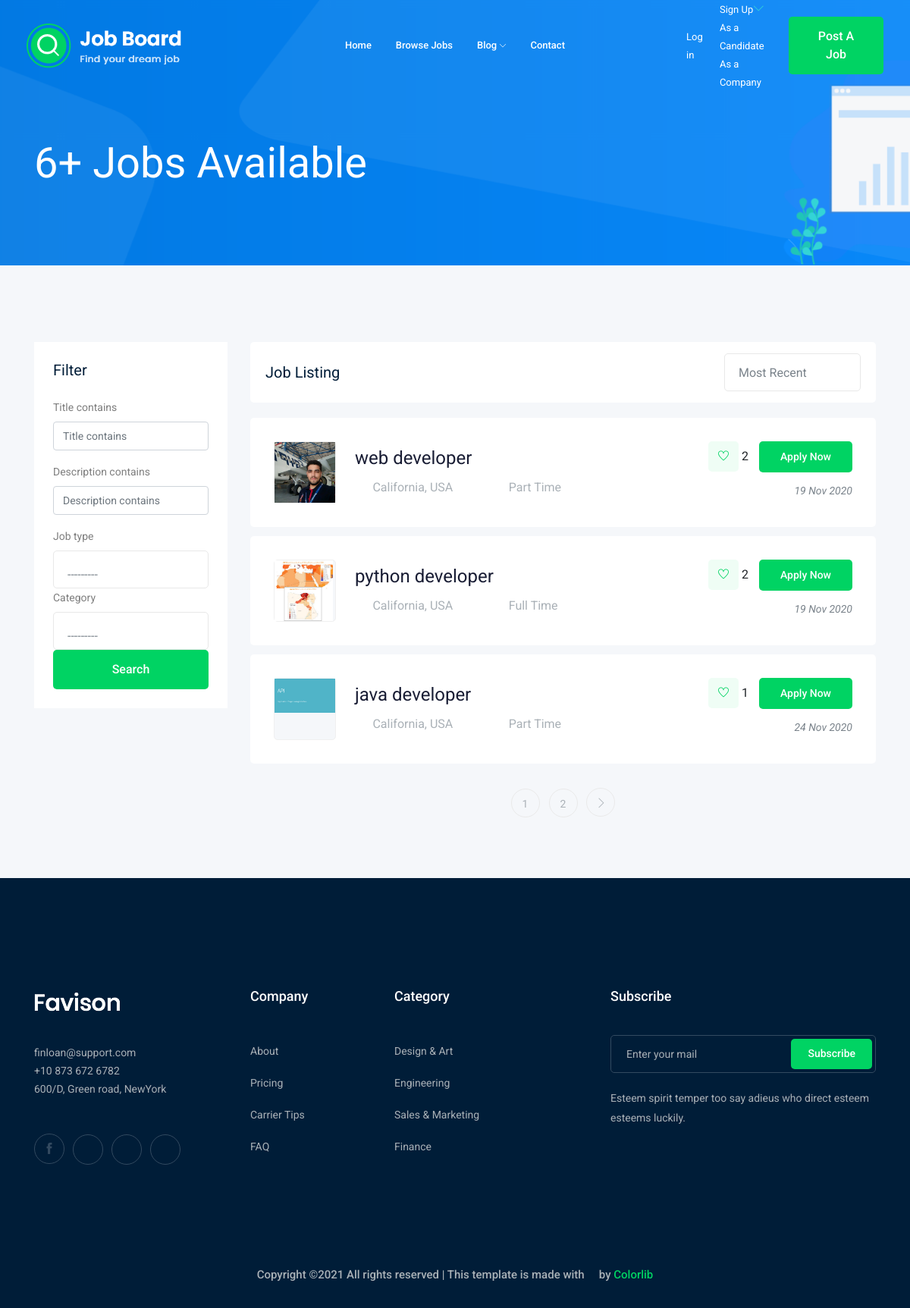
Screenshot of /jobs/ with the database file from the repository.
### job/models.py (models this page shows, shortened)
class Job(models.Model):
    owner = models.ForeignKey(User, related_name="jobs", on_delete=models.CASCADE)
    title = models.CharField(max_length = 150)
    description = RichTextField(blank=True, null=True)
    job_type = models.CharField(max_length = 150, choices=JOB_CHOICES)
    published_at = models.DateTimeField(auto_now=True)
    vacancy = models.IntegerField(default=1)
    salary = models.IntegerField(default=1)
    experience = models.IntegerField(default=1)
    image = models.ImageField(upload_to=upload_job_image)
    likers = models.ManyToManyField(User, related_name='liked_jobs', blank=True)
    category = models.ForeignKey('Category', related_name='jobs', on_delete=models.SET_NULL, null=True)
    objects = models.Manager()
    skills = TaggableManager()

### job/views.py (the view)
# urls.py: path('', jobs, name = "job_list"),
def jobs(request):
    jobs_list = Job.objects.all()
    my_filter = JobFilter(data=request.GET, queryset=jobs_list)
    jobs_list = my_filter.qs
    paginator = Paginator(jobs_list, 3)
    page_number = request.GET.get('page')
    page_obj = paginator.get_page(page_number)
    context = {
        "jobs_list": page_obj,
        'my_filter': my_filter
    }
    return render(request, "job/job_list.html", context)

### blog/context_poccessors.py (called while the page is built)
def extras(request):
    categories = Category.objects.all()
    return {'categories': categories}

### job/models.py (called while the page is built)
    def __str__(self):
        return self.name

### job/templates/job/job_list.html (shortened to what this page needs)
{% extends 'base.html' %}
{% load bootstrap4 %}
    {% block body %}
    <div class="bradcam_area bradcam_bg_1">
        <div class="container">
            <div class="row">
                <div class="col-xl-12">
                    <div class="bradcam_text">
                        <h3>{{ jobs_list.paginator.count }}+ Jobs Available</h3>
                    </div>
                </div>
            </div>
        </div>
    </div>
    <div class="job_listing_area plus_padding">
        <div class="container">
            <div class="row">
                <div class="col-lg-3">
                    <div class="job_filter white-bg">
                        <div class="form_inner white-bg">
                            <h3>Filter</h3>
                            <form action="." method="GET">
                                {% bootstrap_form my_filter.form %}
                                    <input type="submit" class="boxed-btn3 w-100" value="Search">
                            </form>
                        </div>
                    </div>
                </div>
                <div class="col-lg-9">
                    <div class="recent_joblist_wrap">
                        <div class="recent_joblist white-bg ">
                            <div class="row align-items-center">
                                <div class="col-md-6">
                                    <h4>Job Listing</h4>
                                </div>
                                <div class="col-md-6">
                                    <div class="serch_cat d-flex justify-content-end">
                                    </div>
                                </div>
                            </div>
                        </div>
                    </div>
                    <div class="job_lists m-0">
                        <div class="row">
                            {% for job in jobs_list %}
                            <div class="col-lg-12 col-md-12">
                                <div class="single_jobs white-bg d-flex justify-content-between">
                                    <div class="jobs_left d-flex align-items-center">
                                        <div class="thumb" style="padding: 0px;">
                                            <img src="{{job.image.url}}" alt="{{job.title}}" style="object-fit: contain; max-width: 100%; max-height: 100%;">
                                        </div>
                                        <div class="jobs_conetent">
                                            <a href="{% url 'jobs:job_details' job.id %}"><h4>{{job.title}}</h4></a>
                                            <div class="links_locat d-flex align-items-center">
                                                <div class="location">
                                                    <p> <i class="fa fa-map-marker"></i> California, USA</p>
                                                </div>
                                                <div class="location">
                                                    <p> <i class="fa fa-clock-o"></i> {{job.job_type}}</p>
                                                </div>
                                            </div>
                                        </div>
                                    </div>
                                    <div class="jobs_right">
                                        <div class="apply_now">
                                            {% if request.user in job.likers.all %}
                                                <a class="heart_mark"  style="margin-right: 0px;" onclick="likeIt(this)" data-set= '{{job.id}}'> <i id="heart{{job.id}}" class="fa fa-heart"></i> </a>
                                                <span id="counter{{job.id}}" data-id="{{job.id}}" style="margin-right: 10px;"> {{job.likers.count}} </span>
                                            {% else %}
                                                <a class="heart_mark" style="margin-right: 0px;" onclick="likeIt(this)" data-set= '{{job.id}}'> <i id="heart{{job.id}}" class="ti-heart"></i> </a>
                                                <span id="counter{{job.id}}" data-id="{{job.id}}" style="margin-right: 10px;" > {{job.likers.count}} </span>
                                            {% endif %}
                                            <a href="{% url 'jobs:job_details' job.id %}" class="boxed-btn3">Apply Now</a>
                                        </div>
                                        <div class="date">
                                            <p>{{job.published_at|date:'d M o' }}</p>
                                        </div>
                                    </div>
                                </div>
                            </div>
                            {% endfor %}
                        </div>
                        <div class="row">
                            {% if jobs_list.has_other_pages %}
                            <div class="col-lg-12">
                                <div class="pagination_wrap">
                                    <ul>
                                        {% for i in jobs_list.paginator.page_range %}
                                        <li><a href="?page={{i}}"><span>{{i}}</span></a></li>
                                        {% endfor %}
                                        {% if jobs_list.has_next %}
                                            <li><a href="?page={{jobs_list.next_page_number}}"> <i class="ti-angle-right"></i> </a></li>
                                        {% endif %}
                                    </ul>
                                </div>
                            </div>
                            {% endif %}
                        </div>
                    </div>
                </div>
            </div>
        </div>
    </div>
    {% endblock body %}

### rows the page displays
Job: image (picture), title "web developer", job_type "Part Time", likers.count "2", published_at "19 Nov 2020"
Job: image (picture), title "python developer", job_type "Full Time", likers.count "2", published_at "19 Nov 2020"
Job: image (picture), title "java developer", job_type "Part Time", likers.count "1", published_at "24 Nov 2020"

### other values shown
{{ jobs_list.paginator.count }} "6"
{{ i }} "1" "2"
